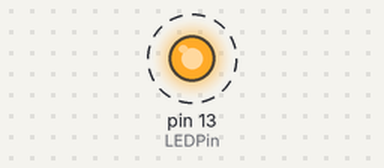
This sketch was run on a simulated Arduino Uno, built with avr-gcc and run on an emulated ATmega328P. On the bench: output pins drawn as LEDs (lit = HIGH). Dashed ring = blinking.

Above: at 0.7 s.
Timing chart, 0 to 5.8 s (numbered marks = the images above):
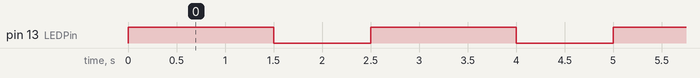

The sketch:

sketch_jul02a.ino
```cpp
int LEDPin =13;

void setup() {
  // put your setup code here, to run once:
  pinMode(LEDPin, OUTPUT);
}

void loop() {
  // put your main code here, to run repeatedly:
  digitalWrite(LEDPin, HIGH);
  delay(1500);
  digitalWrite(LEDPin, LOW);
  delay(1000);
}
```

Measured:
- by itself, pin 13 (LEDPin): alternates HIGH for 1.5 s and LOW for 1.0 s
